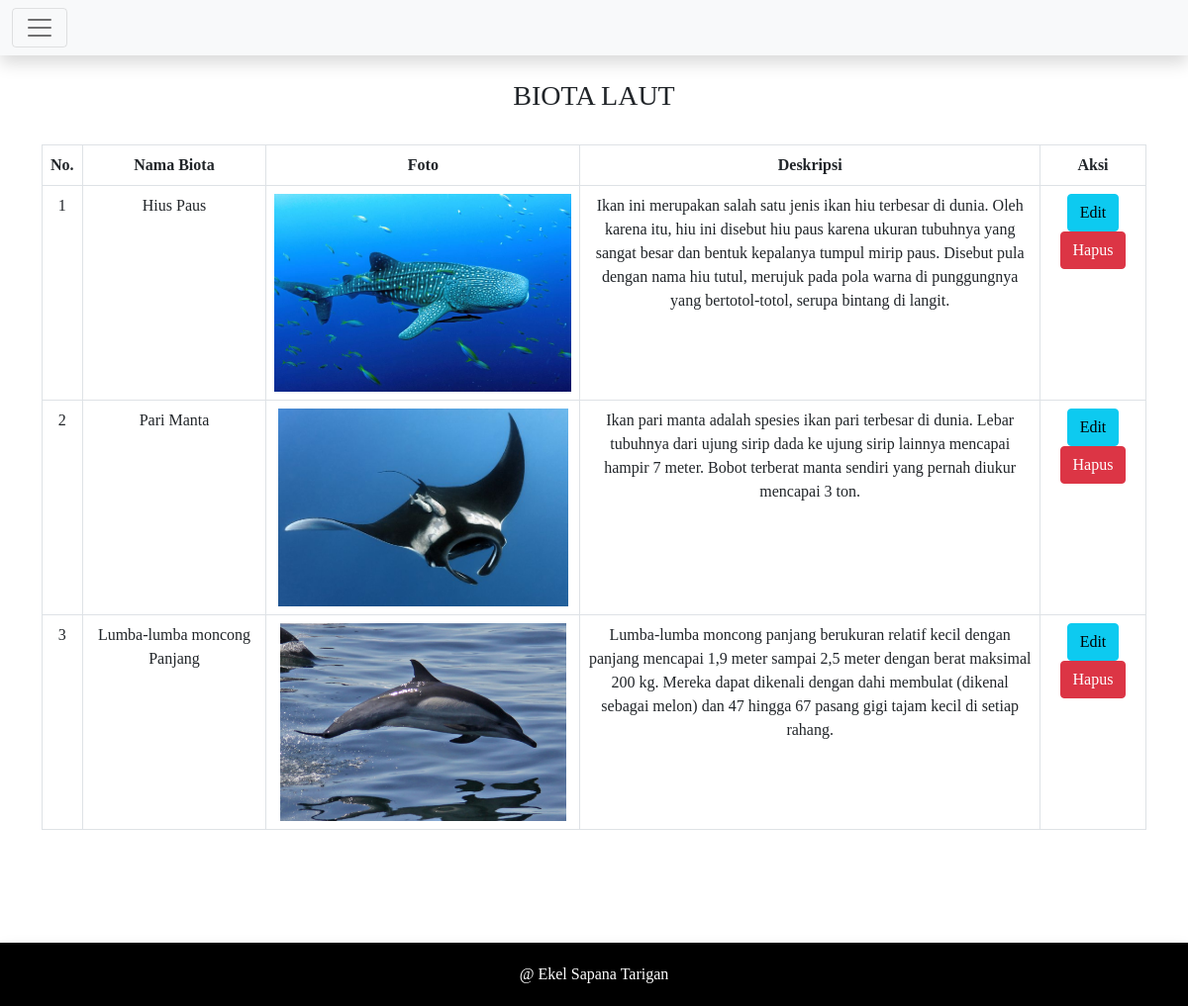
/biota/ (signed in), run on the app's committed database.
### konservasi_app/models.py (models this page shows, shortened)
class hewan(models.Model):
     nama_biota  = models.CharField(max_length=75)
     gambar     = models.ImageField(null=True, blank=True, upload_to="images/")
     deskripsi  = models.CharField(max_length=750)

### konservasi_app/views.py (the view)
# urls.py: path("biota/", biota),
@login_required(login_url='login')
def biota(request):
      jenis = hewan.objects.all()
      konteks = {
          "Judul"   : "Biota",
          'jenis' : jenis,
      }
      return render(request, "biota.html", konteks)

### konservasi_app/templates/biota.html (shortened to what this page needs)
{% extends "base.html" %}
{% load static %}
{% block content %}
<br>
<h3 style="font-family: Open-sans; text-align: center;">BIOTA LAUT</h3>
  <div class="container"><br>
  <table class="table table-bordered nomor" style="font-family: Open-sans;">
    <thead>
      <tr style="text-align: center;">
        <th>No.</th>
        <th class="col-2">Nama Biota</th>
        <th>Foto</th>
        <th class="col-5">Deskripsi</th>
        <th>Aksi</th>
      </tr>
    </thead>
    <tbody>
      <tr>
        {% for hewan in jenis %}
        <td style="text-align: center;"></td>
        <td style="text-align: center;">{{ hewan.nama_biota }}</td>
        <td style="text-align: center;">{% if hewan.gambar %}
          <img style="height: 200px;" src="{{ hewan.gambar.url }}" alt="">
          {% endif %}</td>
        <td style="text-align: center;">{{ hewan.deskripsi }}</td>
        <td style="text-align: center;">
          <a class="btn btn-info" href="{% url 'edit_biota' hewan.pk %}">Edit</a>
          <a class="btn btn-danger"  href="#" role="button" onclick="hapusbuku('{{ hewan.pk }}', '{{ hewan.nama_biota }}')">Hapus</a>
        </td>
      </tr>
      {% endfor %}
    </tbody>
  </table>
</div>
{% endblock %}

### templates/base.html (shortened to what this page needs)
<!doctype html>
<html lang="en">
  <head>
    <link href="https://cdn.jsdelivr.net/npm/bootstrap@5.0.2/dist/css/bootstrap.min.css" rel="stylesheet">
    <link rel="stylesheet" href="https://unpkg.com/leaflet@1.9.3/dist/leaflet.css"/>
  </head>
  <body>
    {% include 'navbar.html' %}
    {% block content %}
    {% endblock %}
    {% include 'footer.html' %}
  </body>
</html>

### templates/navbar.html (shortened to what this page needs)
  <nav class="navbar navbar-light bg-light shadow">
    <div class="container-fluid">
      <button class="navbar-toggler" type="button" data-bs-toggle="collapse" data-bs-target="#navbarToggleExternalContent" aria-controls="navbarToggleExternalContent" aria-expanded="false" aria-label="Toggle navigation">
        <span class="navbar-toggler-icon"></span>
      </button>
    </div>
  </nav>

### templates/footer.html
<br>
<br>
<div class="container-fluid shadow" style="color: white; background-color: rgb(0, 0, 0); font-family: Open-sans; text-align: center; padding: 20px; margin-top: 50px;">
    @ Ekel Sapana Tarigan
</div>

### templates/base.html (style rules this page uses)
.nomor { counter-reset: serial-number; }
.nomor td:first-child:before { counter-increment: serial-number; content: counter(serial-number); }
html, body { height: 75%; margin: 0; }

### data on the page
hewan: nama_biota "Hius Paus", gambar (picture), deskripsi "Ikan ini merupakan salah satu jenis ikan hiu terbesar di dunia. Oleh karena itu, hiu ini disebut hiu paus karena ukuran tubuhnya yang sangat besar dan bentuk kepalanya tumpul mirip paus. Disebut pula dengan nama hiu tutul, merujuk pada pola warna di punggungnya yang bertotol-totol, serupa bintang di langit."
hewan: nama_biota "Pari Manta", gambar (picture), deskripsi "Ikan pari manta adalah spesies ikan pari terbesar di dunia. Lebar tubuhnya dari ujung sirip dada ke ujung sirip lainnya mencapai hampir 7 meter. Bobot terberat manta sendiri yang pernah diukur mencapai 3 ton."
hewan: nama_biota "Lumba-lumba moncong Panjang", gambar (picture), deskripsi "Lumba-lumba moncong panjang berukuran relatif kecil dengan panjang mencapai 1,9 meter sampai 2,5 meter dengan berat maksimal 200 kg. Mereka dapat dikenali dengan dahi membulat (dikenal sebagai melon) dan 47 hingga 67 pasang gigi tajam kecil di setiap rahang."
